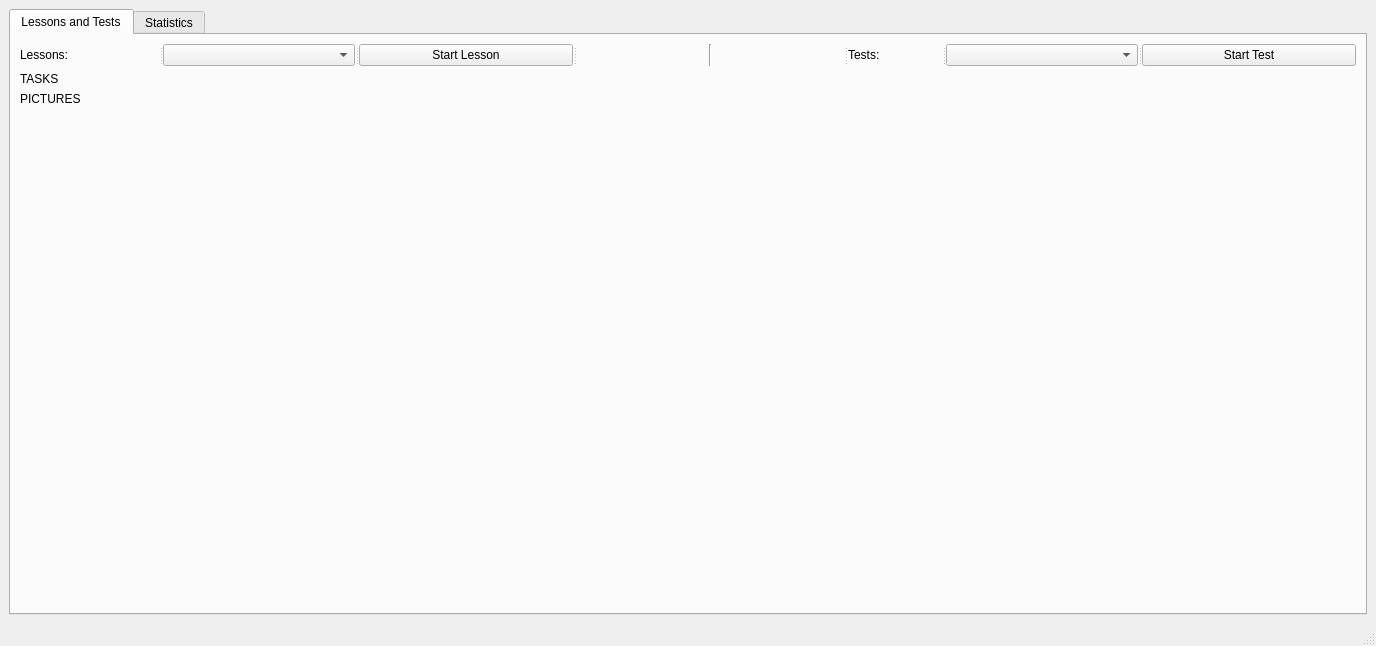
<?xml version="1.0" encoding="UTF-8"?>
<ui version="4.0">
 <class>TouchType</class>
 <widget class="QMainWindow" name="TouchType">
  <property name="geometry">
   <rect>
    <x>0</x>
    <y>0</y>
    <width>1376</width>
    <height>646</height>
   </rect>
  </property>
  <property name="windowTitle">
   <string>Touch Type Workout</string>
  </property>
  <widget class="QWidget" name="centralwidget">
   <layout class="QVBoxLayout" name="verticalLayout">
    <item>
     <widget class="QTabWidget" name="tabWidget">
      <property name="currentIndex">
       <number>0</number>
      </property>
      <widget class="QWidget" name="tab_1">
       <attribute name="title">
        <string>Lessons and Tests</string>
       </attribute>
       <layout class="QVBoxLayout" name="verticalLayout_2">
        <item>
         <widget class="QSplitter" name="splitter">
          <property name="orientation">
           <enum>Qt::Horizontal</enum>
          </property>
          <widget class="QLabel" name="label">
           <property name="text">
            <string>Lessons: </string>
           </property>
          </widget>
          <widget class="QComboBox" name="comLessons"/>
          <widget class="QPushButton" name="btnStartLesson">
           <property name="text">
            <string>Start Lesson</string>
           </property>
          </widget>
          <widget class="Line" name="line">
           <property name="orientation">
            <enum>Qt::Vertical</enum>
           </property>
          </widget>
          <widget class="QLabel" name="label_2">
           <property name="text">
            <string>Tests: </string>
           </property>
          </widget>
          <widget class="QComboBox" name="comTests"/>
          <widget class="QPushButton" name="btnStartTest">
           <property name="text">
            <string>Start Test</string>
           </property>
          </widget>
         </widget>
        </item>
        <item>
         <widget class="QLabel" name="labTasks">
          <property name="text">
           <string>TASKS</string>
          </property>
         </widget>
        </item>
        <item>
         <widget class="QLabel" name="labPictures">
          <property name="text">
           <string>PICTURES</string>
          </property>
         </widget>
        </item>
        <item>
         <spacer name="verticalSpacer">
          <property name="orientation">
           <enum>Qt::Vertical</enum>
          </property>
          <property name="sizeHint" stdset="0">
           <size>
            <width>20</width>
            <height>40</height>
           </size>
          </property>
         </spacer>
        </item>
       </layout>
      </widget>
      <widget class="QWidget" name="tab_2">
       <attribute name="title">
        <string>Statistics</string>
       </attribute>
      </widget>
     </widget>
    </item>
   </layout>
  </widget>
  <widget class="QMenuBar" name="menubar">
   <property name="geometry">
    <rect>
     <x>0</x>
     <y>0</y>
     <width>1376</width>
     <height>21</height>
    </rect>
   </property>
  </widget>
  <widget class="QStatusBar" name="statusbar"/>
 </widget>
 <resources/>
 <connections/>
</ui>
